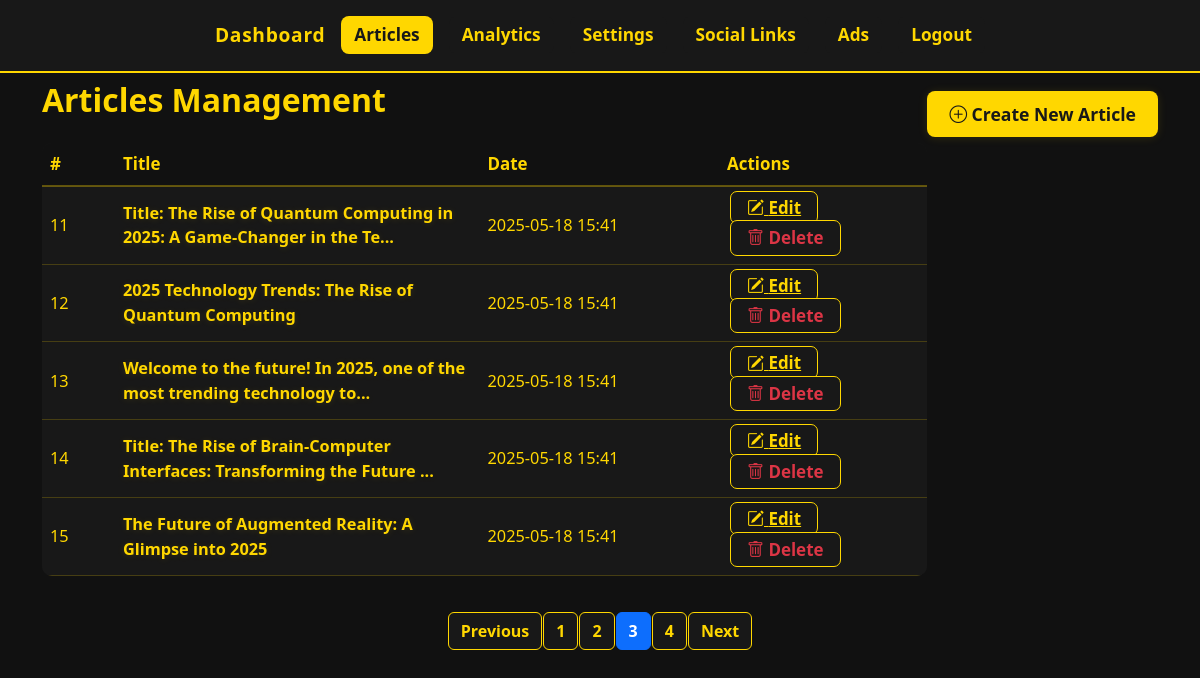
/admin/articles?page=3 (signed in), run on the app's committed database.
### app.py (models this page shows)
class Article(db.Model):
    id = db.Column(db.Integer, primary_key=True)
    title = db.Column(db.String(255), nullable=False)
    content = db.Column(db.Text, nullable=False)
    image_url = db.Column(db.String(500), nullable=True)
    created_at = db.Column(db.DateTime, server_default=db.func.now())
    likes = db.Column(db.Integer, default=0)

### app.py (the view)
@app.route('/admin/articles')
@login_required
def manage_articles():
    per_page = 5
    page = request.args.get('page', 1, type=int)
    total_articles = Article.query.count()
    total_pages = (total_articles + per_page - 1) // per_page
    articles = Article.query.order_by(Article.created_at.desc()).offset((page-1)*per_page).limit(per_page).all()
    return render_template('admin_manage_articles.html',
                           articles=articles,
                           page=page,
                           per_page=per_page,
                           total_pages=total_pages)

### app.py (called while the page is built)
@login_manager.user_loader
def load_user(user_id):
    return AdminUser.query.get(int(user_id))

### templates/admin_manage_articles.html (shortened to what this page needs)
<!DOCTYPE html>
<html lang="en" data-theme="dark">
<head>
  <link href="https://cdn.jsdelivr.net/npm/bootstrap@5.3.0/dist/css/bootstrap.min.css" rel="stylesheet">
  <link rel="stylesheet" href="https://cdn.jsdelivr.net/npm/bootstrap-icons@1.10.5/font/bootstrap-icons.css">
</head>
<body>
  <nav class="navbar navbar-dark mb-1" style="border-bottom:2px solid #ffd700;">
    <div class="container-fluid justify-content-center py-2 flex-wrap">
      <a class="navbar-brand mx-2 fw-bold" href="{{ url_for('dashboard') }}">Dashboard</a>
      <a class="nav-link mx-2 active" href="{{ url_for('manage_articles') }}">Articles</a>
      <a class="nav-link mx-2" href="{{ url_for('analytics') }}">Analytics</a>
      <a class="nav-link mx-2" href="{{ url_for('settings') }}">Settings</a>
      <a class="nav-link mx-2" href="{{ url_for('social_links') }}">Social Links</a>
      <a class="nav-link mx-2" href="{{ url_for('manage_ads') }}">Ads</a>
      <a class="nav-link mx-2 text-danger" href="{{ url_for('logout') }}">Logout</a>
    </div>
  </nav>
  <div class="container mt-2">
    <a href="{{ url_for('create_article') }}" class="btn btn-create mb-2">
      <i class="bi bi-plus-circle"></i> Create New Article
    </a>
    <h2 class="mb-4 fw-bold" style="color:#ffd700;">Articles Management</h2>
    <div class="table-responsive">
      <table class="table align-middle">
        <thead>
          <tr>
            <th style="width:7%;">#</th>
            <th style="width:35%;">Title</th>
            <th style="width:23%;">Date</th>
            <th style="width:20%;">Actions</th>
          </tr>
        </thead>
        <tbody>
          {% for article in articles %}
          <tr>
            <td>{{ loop.index0 + 1 + (page-1)*per_page }}</td>
            <td class="article-title">{{ article.title[:70] }}{% if article.title|length > 70 %}...{% endif %}</td>
            <td>{{ article.created_at.strftime('%Y-%m-%d %H:%M') if article.created_at else '' }}</td>
            <td>
              <a href="{{ url_for('edit_article', article_id=article.id) }}" class="action-btn"><i class="bi bi-pencil-square"></i> Edit</a>
              <form method="POST" action="{{ url_for('delete_article', article_id=article.id) }}" style="display:inline;">
                <button type="submit" class="action-btn text-danger" onclick="return confirm('Are you sure you want to delete this article?');"><i class="bi bi-trash"></i> Delete</button>
              </form>
            </td>
          </tr>
          {% endfor %}
        </tbody>
      </table>
    </div>
    <nav>
      <ul class="pagination">
        {% if page > 1 %}
          <li class="page-item"><a class="page-link" href="{{ url_for('manage_articles', page=page-1) }}">Previous</a></li>
        {% endif %}
        {% for p in range(1, total_pages+1) %}
          <li class="page-item {% if p == page %}active{% endif %}">
            <a class="page-link" href="{{ url_for('manage_articles', page=p) }}">{{ p }}</a>
          </li>
        {% endfor %}
        {% if page < total_pages %}
          <li class="page-item"><a class="page-link" href="{{ url_for('manage_articles', page=page+1) }}">Next</a></li>
        {% endif %}
      </ul>
    </nav>
  </div>
</body>
</html>

### templates/admin_manage_articles.html (style rules this page uses)
html, body { background: #111 !important; color: #fff !important; }
.navbar, .navbar * { background: #181818 !important; color: #ffd700 !important; font-size: 1.08rem; font-weight: 700; }
.navbar .nav-link { color: #ffd700 !important; text-decoration: none; padding: 6px 13px; border-radius: 8px; transition: background .14s, color .14s; }
.navbar .nav-link.active, .navbar .nav-link:hover, .navbar-brand:hover { background: #ffd700 !important; color: #181818 !important; }
.navbar-brand { color: #ffd700 !important; font-size: 1.2rem; letter-spacing: .7px; }
.table { background: #181818; border-radius: 10px; overflow: hidden; }
.table th, .table td { color: #ffd700; vertical-align: middle; background: #181818; border-color: #ffd70033; font-size: 1.02rem; }
.table thead th { background: #111; color: #ffd700; font-size: 1.06rem; border-bottom: 2px solid #ffd70055; }
.article-title { font-weight: 700; color: #ffd700; font-size: 1.12rem; text-shadow: 0 1px 7px #ffd70022; }
.action-btn { margin: 0 3px; font-size: 1.06rem; border-radius: 7px; border: 1.5px solid #ffd700; background: #181818; color: #ffd700; font-weight: 700; transition: background .14s, color .14s; padding: 4px 16px; }
.btn-create { background: #ffd700; color: #181818; font-weight: 800; border-radius: 8px; font-size: 1.10rem; margin: 10px 0 20px 0; box-shadow: 0 1px 10px #ffd70020; padding: 10px 22px; border: none; float: right; }
.pagination { justify-content: center; margin: 20px 0; }
.page-link { background: #181818; color: #ffd700; border: 1.2px solid #ffd700; font-weight: 600; border-radius: 6px; margin: 0 2px; }

### data on the page
Article: title "Title: The Rise of Quantum Computing in 2025: A Game-Changer in the Te", created_at "2025-05-18 15:41"
Article: title "2025 Technology Trends: The Rise of Quantum Computing", created_at "2025-05-18 15:41"
Article: title "Welcome to the future! In 2025, one of the most trending technology to", created_at "2025-05-18 15:41"
Article: title "Title: The Rise of Brain-Computer Interfaces: Transforming the Future", created_at "2025-05-18 15:41"
Article: title "The Future of Augmented Reality: A Glimpse into 2025", created_at "2025-05-18 15:41"

### other printed values
{{ p }} "1" "2" "3" "4"
